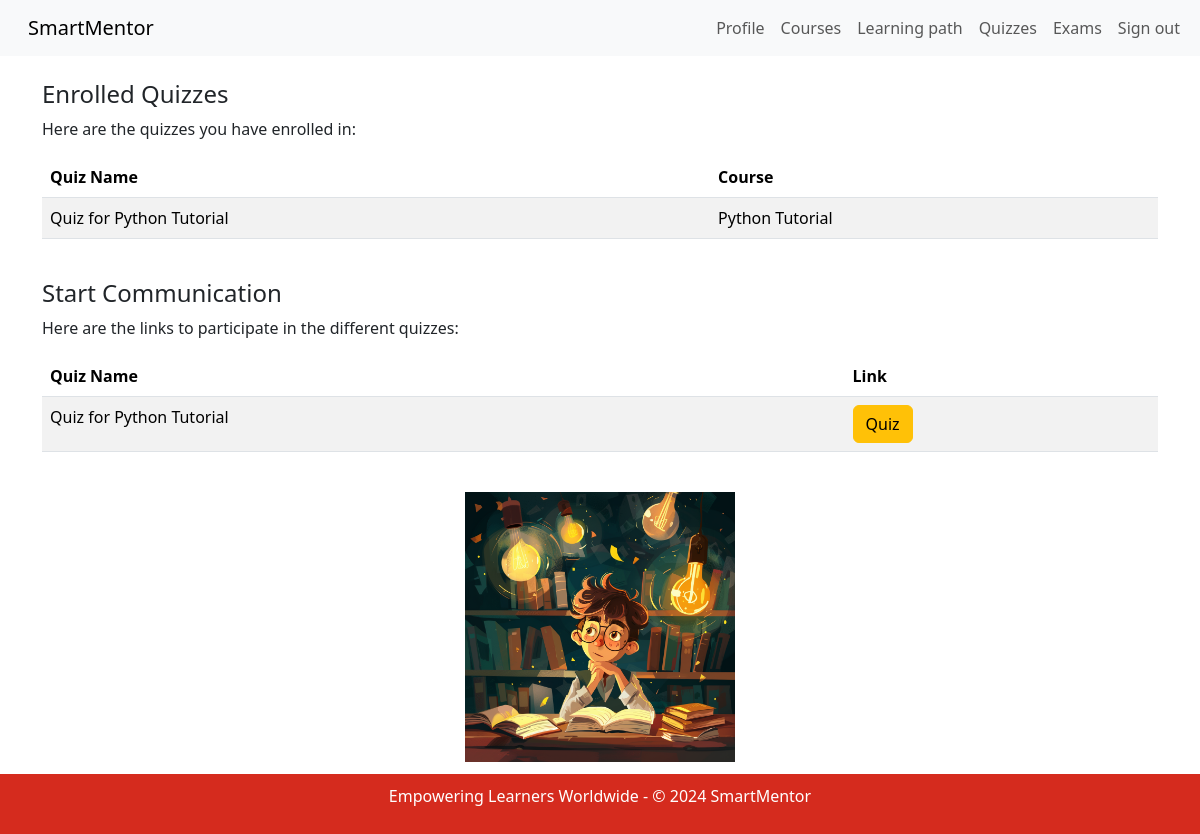
The app's page /student/quiz (signed in), older data.
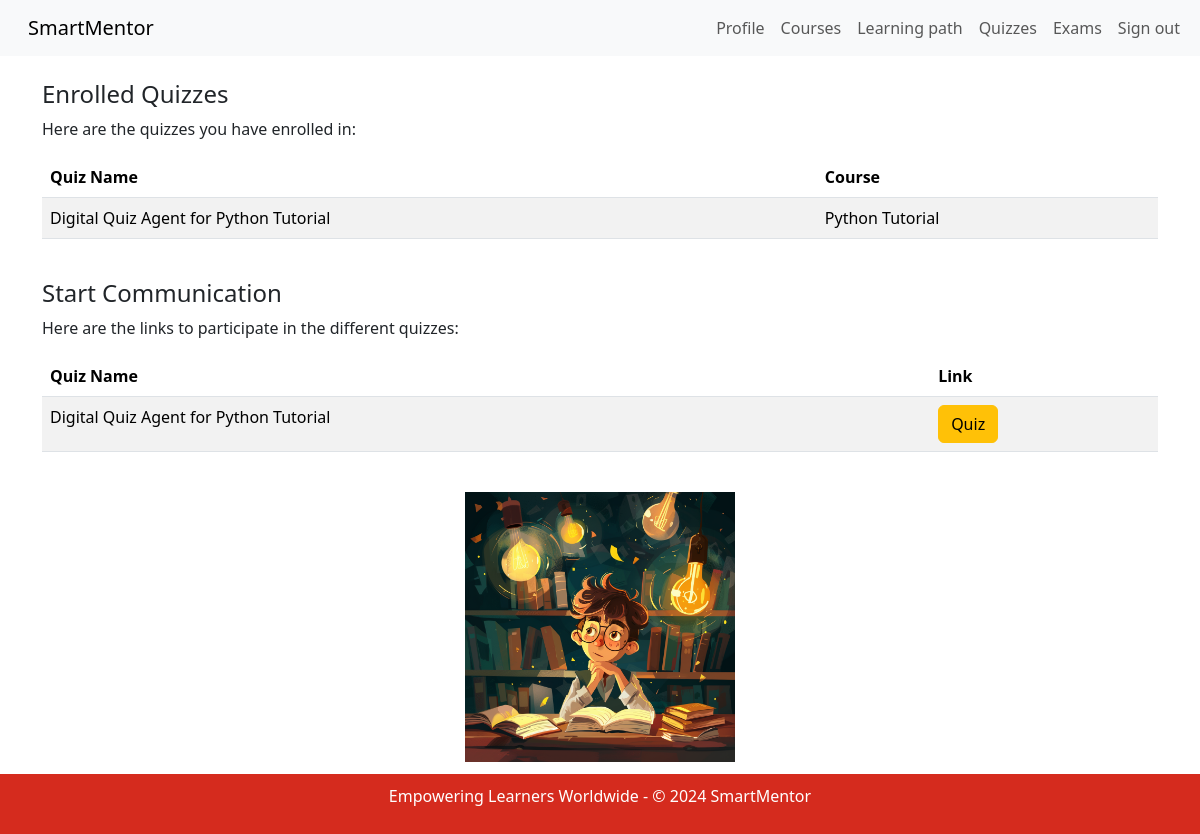
The same page, newer data.
### app/models.py (models this page shows, shortened)
class Quiz(models.Model):
    course = models.ForeignKey(Course, on_delete=models.CASCADE, null=True)
    name = models.CharField(max_length=255)
    teacher = models.ForeignKey(Teacher, on_delete=models.CASCADE, related_name='quizzes', default=1)

class Course(models.Model):
    name = models.CharField(max_length=50, default='course')
    description = models.CharField(max_length=200, default='Default description')
    pdfs = models.ManyToManyField(PDF, blank=True, related_name='courses')
    time_created = models.DateTimeField(auto_now_add=True, null=True)
    teacher = models.ForeignKey('Teacher', on_delete=models.CASCADE, related_name='courses', default=Teacher.get_default_teacher)

### app/views.py (the view, shortened to what this page needs)
# urls.py: path('student/quiz', StudentQuizView.as_view(), name='student_quiz'),
class StudentQuizView(LoginRequiredMixin, ListView):
    model = Quiz
    template_name = 'app/student_quiz.html'
    def get_context_data(self, **kwargs):
        context = super().get_context_data(**kwargs)
        if self.request.user.is_authenticated and hasattr(self.request.user, 'profile'):
            student_profile = self.request.user.profile.student
            enrolled_quizzes = student_profile.quizzes.all()
            all_quizzes = Quiz.objects.exclude(id__in=enrolled_quizzes.values_list('id', flat=True))
        else:
            all_quizzes = Quiz.objects.none()
        context['all_quizzes'] = all_quizzes
        context['enrolled_quizzes'] = enrolled_quizzes
        context['form'] = QuizEnrollmentForm(user=self.request.user)
        return context

### app/templates/app/student_quiz.html (shortened to what this page needs)
{% extends "app/base.html" %}
{% block content %}
  {% if user.is_authenticated %}
    {% if user.profile.role == 'student' %}
    <nav class="navbar navbar-expand-lg bg-body-tertiary">
        <div class="container-fluid">
          <a class="navbar-brand" href="/">SmartMentor</a>
          <div class="collapse navbar-collapse" id="navbarSupportedContent">
            <ul class="navbar-nav me-auto mb-2 mb-lg-0">
              <li class="nav-item">
                <a class="nav-link" href="/student/profile">Profile</a>
              </li>
              <li class="nav-item">
                <a class="nav-link" href="/student/courses">Courses</a>
              </li>
              <li class="nav-item">
                <a class="nav-link" href="{% url 'course_learningpath' %}">Learning path</a>
            </li>
            <li class="nav-item">
              <a class="nav-link" href="/student/quiz">Quizzes</a>
            </li>
            <li class="nav-item">
              <a class="nav-link" href="{% url 'course_exam' %}">Exams</a>
          </li>
              <li class="nav-item">
                <form action="{% url 'logout' %}" method="post" style="margin: 0">
                  <button type="submit" class="nav-link" style="background: none; border: none; cursor: pointer;">Sign out</button>
              </form>
              </li>
          </div>
        </div>
      </nav>
    <br>
    {% if enrolled_quizzes %}
    <div class="container-xl">
        <section>
            <h4>Enrolled Quizzes</h4>
            <p>Here are the quizzes you have enrolled in:</p>
            <table class="table table-striped">
                <thead>
                    <tr>
                        <th>Quiz Name</th>
                        <th>Course</th>
                    </tr>
                </thead>
                <tbody>
                    {% for quiz in enrolled_quizzes %}
                        <tr>
                            <td>{{ quiz.name }}</td>
                            <td>{{ quiz.course.name }}</td>
                        </tr>
                    {% endfor %}
                </tbody>
            </table>
        </section>
    </div>
    {% endif %}
    <br>
    {% if enrolled_quizzes %}
    <div class="container-xl">
      <section>
        <h4>Start Communication</h4>
        <p>Here are the links to participate in the different quizzes:</p>
        <table class="table table-striped">
          <thead>
            <tr>
              <th>Quiz Name</th>
              <th>Link</th>
            </tr>
          </thead>
          <tbody>
            {% for quiz in enrolled_quizzes %}
            <tr>
              <td>{{ quiz.name }}</td>
              <td>
                <a href="{% url 'chat_with_quiz' quiz.id %}" target="_blank" class="btn btn-warning">Quiz</a>
            </td>
            </tr>
          {% endfor %}
          </tbody>
        </table>
      </section>
    </div>
{% endif %}
<br>
<div class="container-xl">
  <section>
      <div class="d-flex justify-content-center">
          {% load static %}
          <img src="{% static 'images/quiz_image.jpg' %}" alt="Quiz Image" class="img-fluid quiz-image">
      </div>
  </section>
</div>
<br>
<br>
<br>
{% else %}
    <h1>Access Denied</h1>
    <p>You are not authorized to view this page. Please <a href="{% url 'home' %}">go back</a> to home.</p>
{% endif %}
{% else %}
<h1>Access Denied</h1>
<p>You are not authorized to view this page. Please <a href="{% url 'login' %}">log in</a> to view this page.</p>
{% endif %}
{% endblock %}

Row changes from the older to the newer data that the page shows:
changed Quiz "Python Tutorial": name "Quiz for Python Tutorial" → "Digital Quiz Agent for Python Tutorial"
